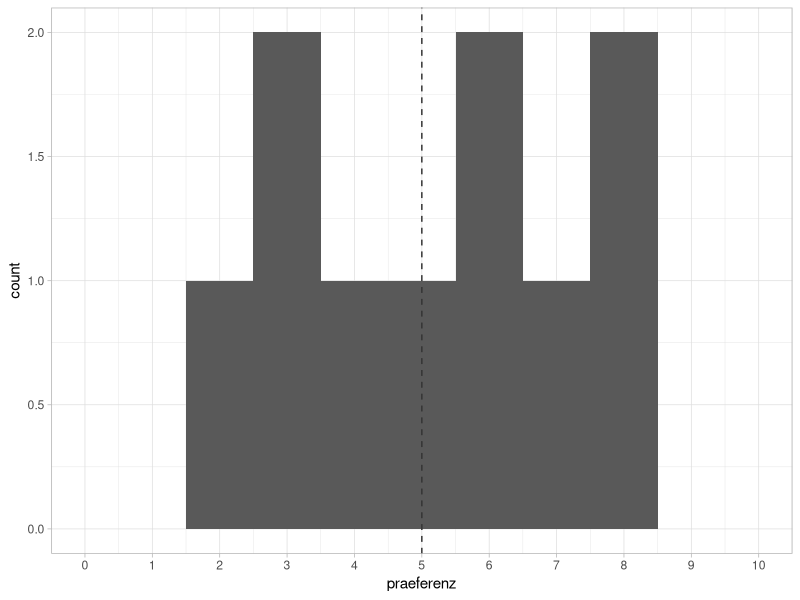
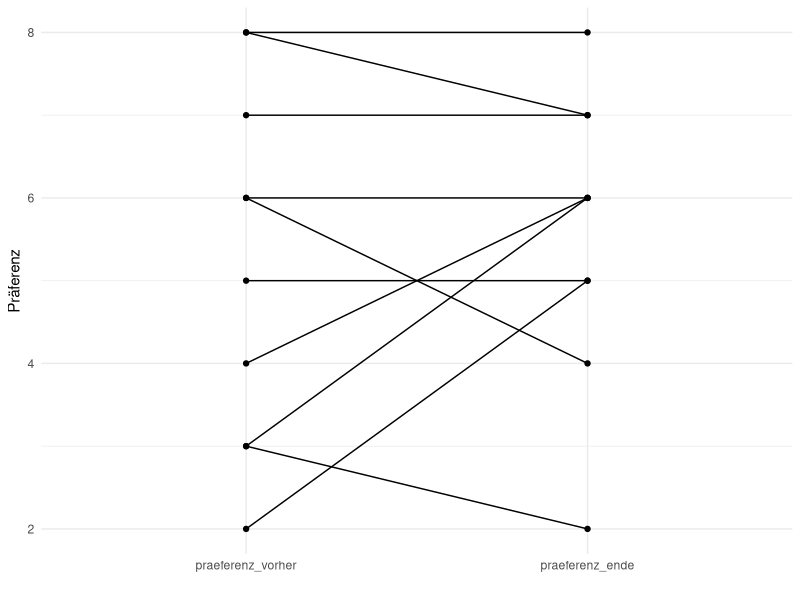

Recreate these plots in R, in order.
## ---- chunk 1
knitr::opts_chunk$set(echo = TRUE)

## Installieren der Packages -> muss nur beim ersten Mal un-kommentiert und ausgeführt werden
#install.packages("ggplot2")
#install.packages("knitr")
#install.packages("reshape2")

## Laden der nötigen Packages
library(ggplot2)
library(knitr)
library(reshape2)
## ---- chunk 2
dat <- data.frame(id = 1:10, praeferenz = c(4,5,8,3,6,8,6,3,2,7))

ggplot(dat)+
  geom_histogram(aes(x=praeferenz), bins = 11)+
  geom_vline(xintercept = 5, color="grey20", linetype=2)+
  scale_x_continuous(limits = c(0,10), n.breaks = 10)+
  theme_light()
## ---- chunk 3
## Differenzen zum Erwartungswert = 5 berechnen
dat$diff <- dat$praeferenz - 5

## Differenzen von 0 müssen aus der Berechnung herausgenommen werden (gibt es in diesem Beispiel nicht)
dat$diff[dat$diff == 0] <- NA

## Rangieren der absoluten Differenzen
dat$rank <- rank(abs(dat$diff), na.last = 'keep')

## Tabelle auspielen
kable(dat, caption="Differenzen und Ränge")
## ---- chunk 4
## Erwartete Ranksumme
V_exp <- sum(dat$rank, na.rm = T) / 2

## Positive Ranksumme
V_pos <- sum(dat$rank[dat$diff > 0], na.rm = T)

## Netative Ranksumme
V_neg <- sum(dat$rank[dat$diff < 0], na.rm = T)

V <- max(c(V_pos,V_neg))
## ---- chunk 5
## Wilcoxon RST berechnen
wilcox.test(dat$praeferenz, mu=5, alternative = 'greater')
## ---- chunk 6
## Daten lesen
dat_paired <- data.frame(id = dat$id, praeferenz_vorher = dat$praeferenz)

dat_paired$praeferenz_ende <- c(6,5,8,6,4,7,6,2,5,7)

dat_long <- melt(dat_paired, id.vars=c("id"))
ggplot(dat_long) +
  geom_point(aes(x = variable, y = value)) +
  geom_line(aes(x  = variable, y = value, group = id))+
  ylab("Präferenz")+
  xlab("")+
  theme_minimal()
## ---- chunk 7
## Differenzen zum Erwartungswert = 5 berechnen
dat_paired$diff <-  dat_paired$praeferenz_ende - dat_paired$praeferenz_vorher

## Differenzen von 0 müssen aus der Berechnung herausgenommen werden (gibt es in diesem Beispiel nicht)
dat_paired$diff[dat_paired$diff == 0] <- NA

## Rangieren der absoluten Differenzen
dat_paired$rank <- rank(abs(dat_paired$diff), na.last = 'keep')

## Tabelle auspielen
kable(dat_paired, caption="Differenzen und Ränge")
## ---- chunk 8
## Erwartete Ranksumme
V_exp <- sum(dat_paired$rank, na.rm = T) / 2

## Positive Ranksumme
V_pos <- sum(dat_paired$rank[dat_paired$diff > 0], na.rm = T)

## Netative Ranksumme
V_neg <- sum(dat_paired$rank[dat_paired$diff < 0], na.rm = T)

V <- max(c(V_pos,V_neg))
## ---- chunk 9
## Wilcoxon RST berechnen
wilcox.test(dat_paired$praeferenz_ende,dat_paired$praeferenz_vorher, paired = TRUE, alternative = 'greater')
